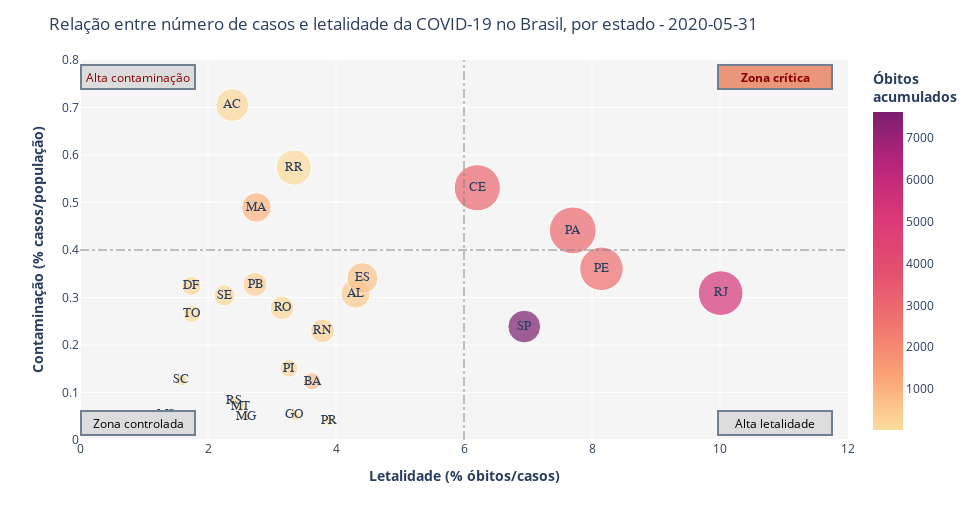

The notebook cell this image was saved under:
### Code cell
fig = px.scatter(normalCovid, x='lethality_pct', y='contamRate',
                 size='deathRate', color='obitosAcumulado', text='estado',
                 size_max=40, color_continuous_scale='Sunsetdark')

fig.update_traces(textposition='middle center',
                  textfont=dict(family="sans serif",
                                size=13))

fig.update_layout(
    ## Chart general set:
    height=520,
    width=980,
    plot_bgcolor='rgb(245,245,245)',
    title_text='Relação entre número de casos e letalidade da COVID-19 no Brasil, por estado - {0}'.format(lastDay.date()),
    xaxis_title="<b>Letalidade (% óbitos/casos)</b>",
    yaxis_title="<b>Contaminação (% casos/população)</b>",
    hovermode=False,  #Disable the hover information.
    ## Axis ranges:
    xaxis=dict(
        autorange=False,
        range=[0, 12],
        type="linear"
    ),
    yaxis=dict(
        autorange=False,
        range=[0, 0.8],
        type="linear"),
    ## Adjusting the colorbar title:
    coloraxis=dict(
        colorbar=dict(
            title=dict(
                text='<b>Óbitos <br>acumulados</b>'
            )
        )),
    ## Vertical and horizontal lines
    shapes=[
        dict(
          type= 'line',
          yref= 'y', y0= 0, y1= 0.8,
          xref= 'x', x0= 6, x1= 6,
          line=dict(
                color="gray",
                width=1,
                dash="dashdot",
                )),
        dict(
          type= 'line',
          yref= 'y', y0= 0.4, y1= 0.4,
          xref= 'x', x0= 0, x1= 12,
          line=dict(
                color="gray",
                width=1,
                dash="dashdot",
                ))
        ],    
    ## Points annotations:
    annotations=[
        go.layout.Annotation(
            text='<b>Zona crítica</b>',
            align='center',
            showarrow=False,
            xref='paper',
            yref='paper',
            x=.98,
            y=.99,
            bordercolor='#708090',
            borderwidth=2,
            bgcolor='#E9967A',
            font=dict(
                color='DarkRed'),
            width=110,
            height=20),
        go.layout.Annotation(
            text='Alta letalidade',
            align='center',
            showarrow=False,
            xref='paper',
            yref='paper',
            x=.98,
            y=.01,
            bordercolor='#708090',
            borderwidth=2,
            bgcolor='#DCDCDC',
            font=dict(
                color='black'),
            width=110,
            height=20),
        go.layout.Annotation(
            text='Alta contaminação',
            align='center',
            showarrow=False,
            xref='paper',
            yref='paper',
            x=0,
            y=.99,
            bordercolor='#708090',
            borderwidth=2,
            bgcolor='#DCDCDC',
            font=dict(
                color='DarkRed'),
            width=110,
            height=20),
        go.layout.Annotation(
            text='Zona controlada',
            align='center',
            showarrow=False,
            xref='paper',
            yref='paper',
            x=0,
            y=.01,
            bordercolor='#708090',
            borderwidth=2,
            bgcolor='#DCDCDC',
            font=dict(
                color='black'),
            width=110,
            height=20),
    ]
)

fig.show()

### Figure 1 — Plotly figure (JSON) as saved in the notebook; plotly's stock layout.template omitted (floating-point values rounded to 4 significant figures)
{"data": [{"hovertemplate": "lethality_pct=%{x}<br>contamRate=%{y}<br>deathRate=%{marker.size}<br>estado=%{text}<br>obitosAcumulado=%{marker.color}<extra></extra>", "legendgroup": "", "marker": {"color": [156, 148, 2052, 116, 2923, 222, 73, 955, 161, 3010, 305, 360, 2807, 443, 158, 667, 271, 604, 5344, 7615, 182, 143, 224, 20, 61, 124, 170], "coloraxis": "coloraxis", "size": [0.008778, 0.01678, 0.04951, 0.01915, 0.03398, 0.02625, 0.004641, 0.0135, 0.004919, 0.03296, 0.008697, 0.008959, 0.02937, 0.01327, 0.006873, 0.004485, 0.00128, 0.01503, 0.03095, 0.01658, 0.001592, 0.001996, 0.001969, 0.0007197, 0.001751, 0.001767, 0.005638], "sizemode": "area", "sizeref": 3.094e-05, "symbol": "circle"}, "mode": "markers+text", "name": "", "orientation": "v", "showlegend": false, "text": ["RO", "AC", "AM", "RR", "PA", "AP", "TO", "MA", "PI", "CE", "RN", "PB", "PE", "AL", "SE", "BA", "MG", "ES", "RJ", "SP", "PR", "SC", "RS", "MS", "MT", "GO", "DF"], "textfont": {"family": "sans serif", "size": 13}, "textposition": "middle center", "type": "scatter", "x": [3.157, 2.38, 4.959, 3.339, 7.7, 2.312, 1.748, 2.757, 3.265, 6.208, 3.788, 2.735, 8.148, 4.306, 2.257, 3.627, 2.59, 4.412, 10.01, 6.942, 3.883, 1.582, 2.4, 1.343, 2.511, 3.35, 1.738], "xaxis": "x", "y": [0.2781, 0.7052, 0.9984, 0.5735, 0.4413, 1.135, 0.2655, 0.4896, 0.1506, 0.531, 0.2296, 0.3276, 0.3605, 0.3083, 0.3045, 0.1237, 0.04943, 0.3407, 0.3092, 0.2389, 0.04099, 0.1261, 0.08202, 0.05358, 0.06971, 0.05275, 0.3243], "yaxis": "y"}], "layout": {"annotations": [{"align": "center", "bgcolor": "#E9967A", "bordercolor": "#708090", "borderwidth": 2, "font": {"color": "DarkRed"}, "height": 20, "showarrow": false, "text": "<b>Zona crítica</b>", "width": 110, "x": 0.98, "xref": "paper", "y": 0.99, "yref": "paper"}, {"align": "center", "bgcolor": "#DCDCDC", "bordercolor": "#708090", "borderwidth": 2, "font": {"color": "black"}, "height": 20, "showarrow": false, "text": "Alta letalidade", "width": 110, "x": 0.98, "xref": "paper", "y": 0.01, "yref": "paper"}, {"align": "center", "bgcolor": "#DCDCDC", "bordercolor": "#708090", "borderwidth": 2, "font": {"color": "DarkRed"}, "height": 20, "showarrow": false, "text": "Alta contaminação", "width": 110, "x": 0, "xref": "paper", "y": 0.99, "yref": "paper"}, {"align": "center", "bgcolor": "#DCDCDC", "bordercolor": "#708090", "borderwidth": 2, "font": {"color": "black"}, "height": 20, "showarrow": false, "text": "Zona controlada", "width": 110, "x": 0, "xref": "paper", "y": 0.01, "yref": "paper"}], "coloraxis": {"colorbar": {"title": {"text": "<b>Óbitos <br>acumulados</b>"}}, "colorscale": [[0, "rgb(252, 222, 156)"], [0.1667, "rgb(250, 164, 118)"], [0.3333, "rgb(240, 116, 110)"], [0.5, "rgb(227, 79, 111)"], [0.6667, "rgb(220, 57, 119)"], [0.8333, "rgb(185, 37, 122)"], [1, "rgb(124, 29, 111)"]]}, "height": 520, "hovermode": false, "legend": {"itemsizing": "constant", "tracegroupgap": 0}, "margin": {"t": 60}, "plot_bgcolor": "rgb(245,245,245)", "shapes": [{"line": {"color": "gray", "dash": "dashdot", "width": 1}, "type": "line", "x0": 6, "x1": 6, "xref": "x", "y0": 0, "y1": 0.8, "yref": "y"}, {"line": {"color": "gray", "dash": "dashdot", "width": 1}, "type": "line", "x0": 0, "x1": 12, "xref": "x", "y0": 0.4, "y1": 0.4, "yref": "y"}], "title": {"text": "Relação entre número de casos e letalidade da COVID-19 no Brasil, por estado - 2020-05-31"}, "width": 980, "xaxis": {"anchor": "y", "autorange": false, "domain": [0, 1], "range": [0, 12], "title": {"text": "<b>Letalidade (% óbitos/casos)</b>"}, "type": "linear"}, "yaxis": {"anchor": "x", "autorange": false, "domain": [0, 1], "range": [0, 0.8], "title": {"text": "<b>Contaminação (% casos/população)</b>"}, "type": "linear"}}}
